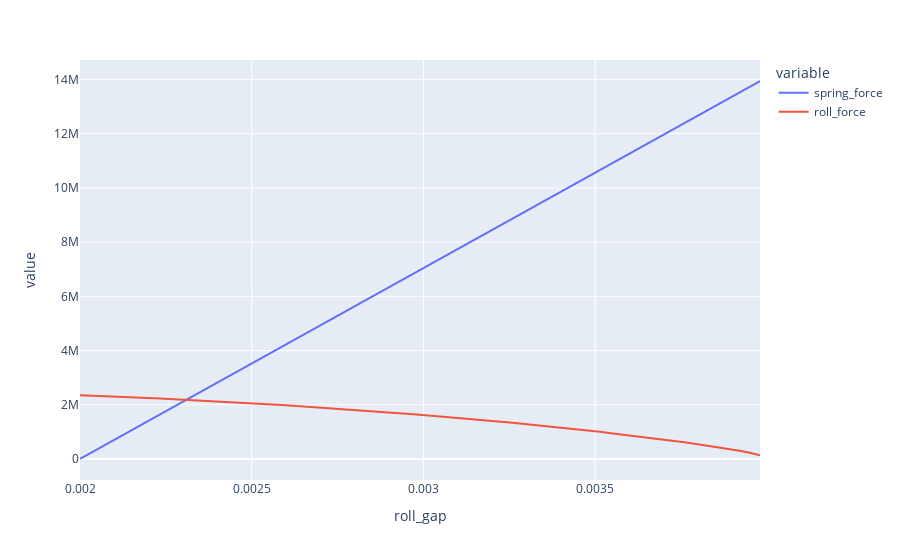

The notebook cell saved with this chart:
### Markdown cell above
As the mill spring curve is much steaper, axis scaling is unfortunate.

### Code cell
px.line(df, x="roll_gap", y=["spring_force", "roll_force"])
